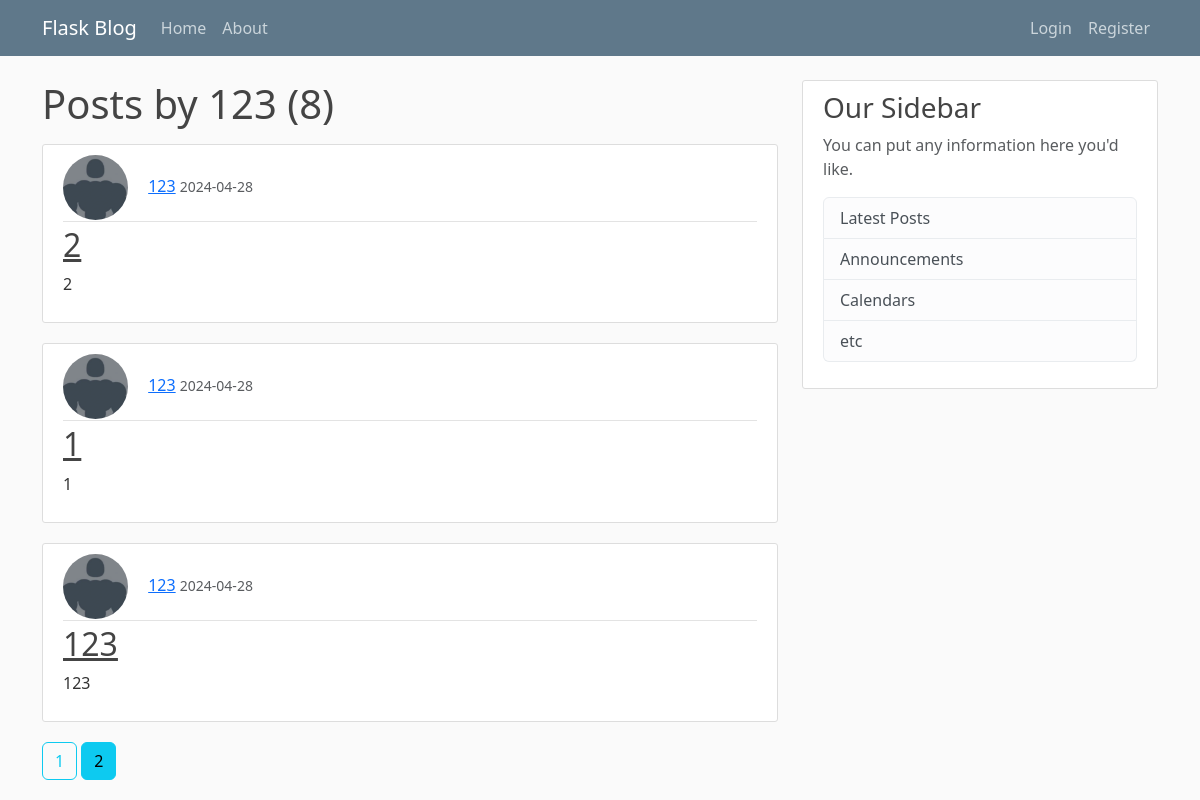
/user/123?page=2, run on an earlier commit of the app's database.
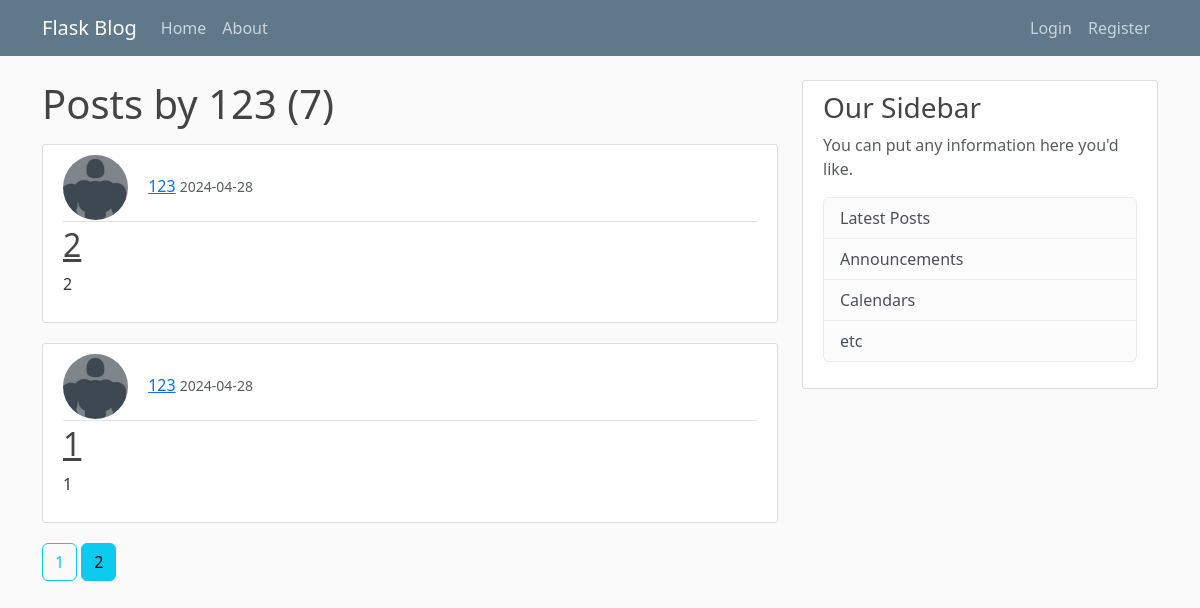
And on a later commit of the database.
### flaskblog/models.py (models this page shows, shortened)
class Post(db.Model):
    id = db.Column(db.Integer, primary_key=True)
    title = db.Column(db.String(100), nullable=False)
    date_posted = db.Column(db.DateTime, nullable=False, default=datetime.now)
    content = db.Column(db.Text, nullable=False)
    user_id = db.Column(db.Integer, db.ForeignKey('user.id'), nullable=False)

class User(db.Model,UserMixin):
    id = db.Column(db.Integer, primary_key = True)
    username = db.Column(db.String(20), unique = True, nullable = False)
    email = db.Column(db.String(120), unique = True, nullable = False)
    password = db.Column(db.String(60), nullable = False)
    posts = db.relationship('Post', backref = 'author', lazy = True)
    image_file = db.Column(db.String(20), nullable=False, default='default.png')

### flaskblog/users/routes.py (the view)
@users.route('/user/<string:username>')
def user_posts(username):
    page = request.args.get('page',1,type=int)
    user = User.query.filter_by(username=username).first_or_404()
    posts = Post.query.filter_by(author = user)\
        .order_by(Post.date_posted.desc())\
        .paginate(page=page, per_page=5)
    return render_template('user_posts.html',user=user,posts=posts)

### flaskblog/templates/user_posts.html
{% extends "layout.html" %}
{% block content %}
    <h1 class="mb-3">Posts by {{ user.username }} ({{ posts.total }})</h1>
    {% for post in posts.items %}
        <article class="media content-section">
          <div class="media-body">
            <div class="article-metadata">
                <img class="rounded-circle article-img" src="{{ url_for('static', filename='profile_pics/' + post.author.image_file) }}">
              <a class="mr-2" href="{{ url_for('users.user_posts', username=post.author.username) }}">{{ post.author.username }}</a>
              <small class="text-muted">{{ post.date_posted.strftime('%Y-%m-%d') }}</small>
            </div>
            <h2><a class="article-title" href="{{ url_for('posts.post', post_id=post.id) }}">{{ post.title }}</a></h2>
            <p class="article-content">{{ post.content }}</p>
          </div>
        </article>
    {% endfor %}
    {% for page_num in posts.iter_pages(left_edge=1, right_edge=1, left_current=1, right_current=2) %}
      {% if page_num %}
        {% if posts.page == page_num %}
          <a class="btn btn-info mb-4" href="{{ url_for('users.user_posts', username=user.username, page=page_num) }}">{{ page_num }}</a>
        {% else %}
          <a class="btn btn-outline-info mb-4" href="{{ url_for('users.user_posts', username=user.username, page=page_num) }}">{{ page_num }}</a>
        {% endif %}
      {% else %}
        ...
      {% endif %}
    {% endfor %}
{% endblock content %}

What changed in the data, as far as the page shows it:
removed Post: image_file (placeholder picture), author.username "123", date_posted "2024-04-28", title "123", content "123"
Also different on the page:
{{ posts.total }}: "8" → "7"
